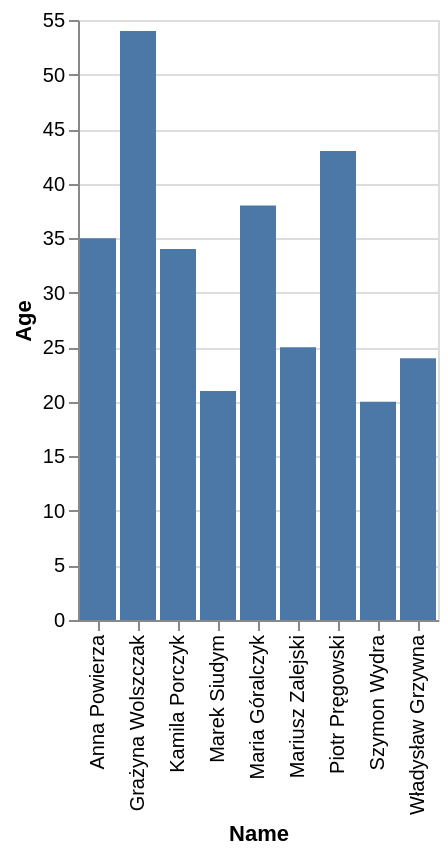

Source (Vega-Lite JSON):
### Vega-Lite specification from a JSON file in a GitHub repository (floating-point values rounded to 4 significant figures)
{"data": {"values": [{"x_data": "Anna Powierza", "y_data": 35}, {"x_data": "Grażyna Wolszczak", "y_data": 54}, {"x_data": "Kamila Porczyk", "y_data": 34}, {"x_data": "Marek Siudym", "y_data": 21}, {"x_data": "Maria Góralczyk", "y_data": 38}, {"x_data": "Mariusz Zalejski", "y_data": 25}, {"x_data": "Piotr Pręgowski", "y_data": 43}, {"x_data": "Szymon Wydra", "y_data": 20}, {"x_data": "Władysław Grzywna", "y_data": 24}]}, "mark": "bar", "encoding": {"x": {"field": "x_data", "type": "nominal", "title": "Name", "sort": "ascending"}, "y": {"field": "y_data", "type": "quantitative", "title": "Age"}}}
